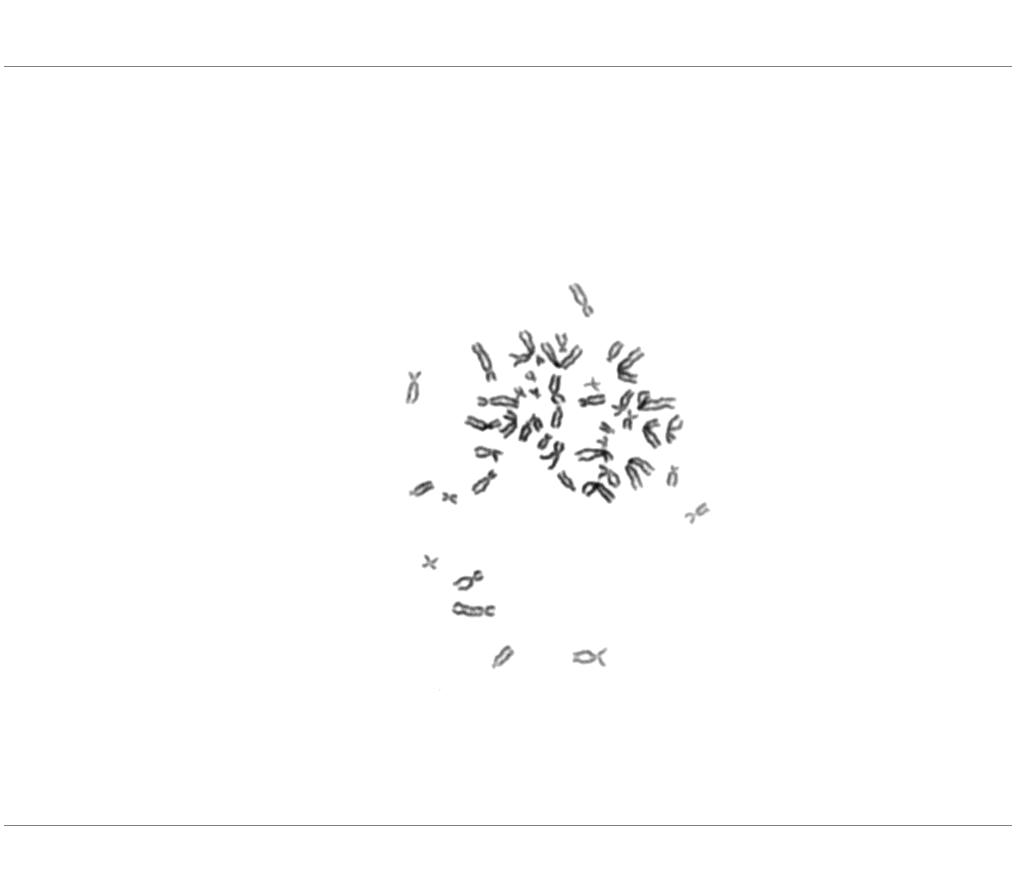
#> input picture images/5180104844.020.A.BMP, 1017 x 896 px
$ jupyter execute --allow-errors segmentation_ver02.ipynb   (older library calls are emulated)
#> lines starting #> are read from the running program, lines starting #| are printed output that depends on the picture; after the words box and inside, x2 and y2 are one past the last pixel; in counts of white or black regions, pixels touching at a corner belong together
[cell 1]
import numpy as np
import cv2
from matplotlib import pyplot as plt
from skimage.morphology import reconstruction, remove_small_objects, remove_small_holes

# [4 lines left out: function show_image, not called in this run]


# read image
file_image = '../images/5180104844.020.A.BMP'
img = cv2.imread(file_image)
#> img is the input picture: shape (896, 1017, 3); min 15, max 255, mean 253
print(img.shape)
#| (896, 1017, 3)

gray = cv2.cvtColor(img, cv2.COLOR_BGR2GRAY)
ret, thresh = cv2.threshold(gray, 0, 255, cv2.THRESH_BINARY_INV+cv2.THRESH_OTSU)
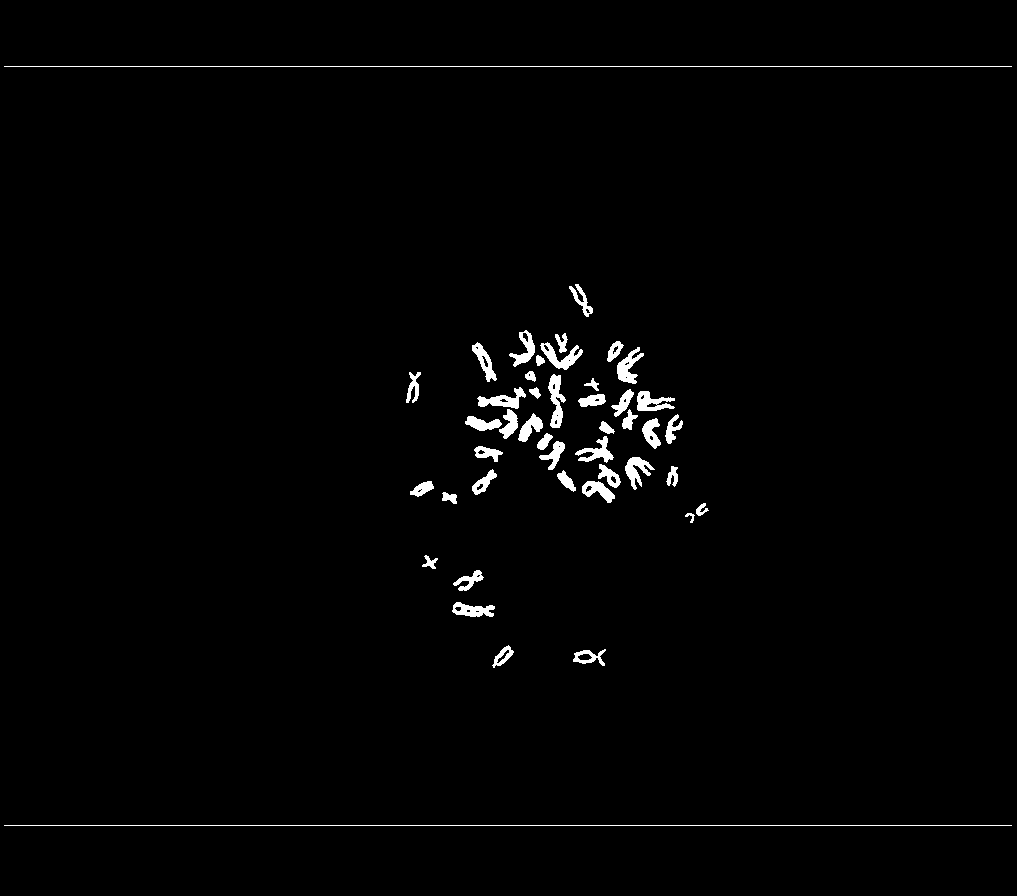
#> thresh: shape (896, 1017); 1.4% white; 45 white regions, largest, box (x1, y1, x2, y2) and area: (4, 66, 1012, 67) 1008, (4, 825, 1012, 826) 1008, (548, 374, 566, 428) 508
#> ret = 191

plt.imshow(thresh, cmap='gray')

[cell 2]
# [8 lines of commented-out code are left out]

Ix = cv2.Sobel(gray ,cv2.CV_64F,1,0,ksize=5)
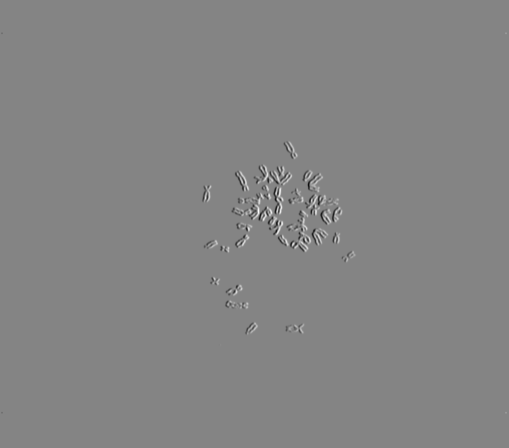
#> Ix: shape (896, 1017) float64 (shown at 1/2 size); min -8723, max 8013, mean 0; drawn with min black and max white
Iy = cv2.Sobel(gray ,cv2.CV_64F,0,1,ksize=5)

# Show multiple images
plt.figure(), plt.imshow(Ix, 'gray')
plt.figure(), plt.imshow(Iy, 'gray')

[cell 3]
grad_mag = np.sqrt(Ix ** 2 + Iy ** 2, dtype=np.float64)
plt.figure(), plt.imshow(grad_mag, 'gray')
# cv2.imwrite('image/pears_gradmag.png',grad_mag)

[cell 4]
# Step 3: Compute foreground markers

# Opening-by-reconstruction = Erosion + Morphological reconstruction

I = gray.copy()

# Erosion
se = cv2.getStructuringElement(cv2.MORPH_ERODE, (40, 40)) # structure element
Ie = cv2.erode(I, se, iterations=1)
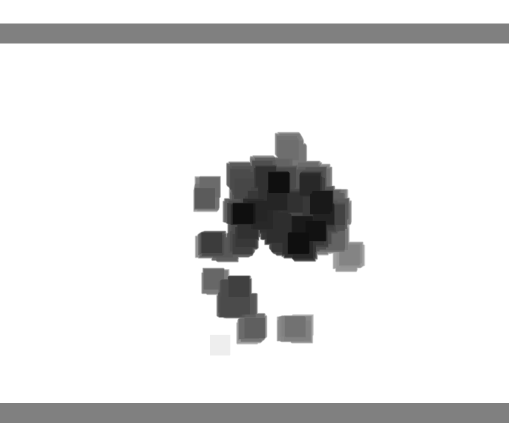
#> Ie: shape (896, 1017) (shown at 1/2 size); min 15, max 255, mean 229

# Morphological reconstruction = iteratively dilation
Iobr = reconstruction(Ie, I, method='dilation')

plt.figure(), plt.imshow(Iobr, 'gray')

[cell 5]
# Closing-by-reconstruction = Dilation + Morphological reconstruction
se = cv2.getStructuringElement(cv2.MORPH_DILATE, (40, 40)) # structure element
Iobrd = cv2.dilate(Iobr, se, iterations=1)
#> Iobrd: shape (896, 1017) float64; every value is 255

not_Iobrd = 255 - Iobrd # complement image
#> not_Iobrd: shape (896, 1017) float64; every value is 0
not_Iobr = 255 - Iobr
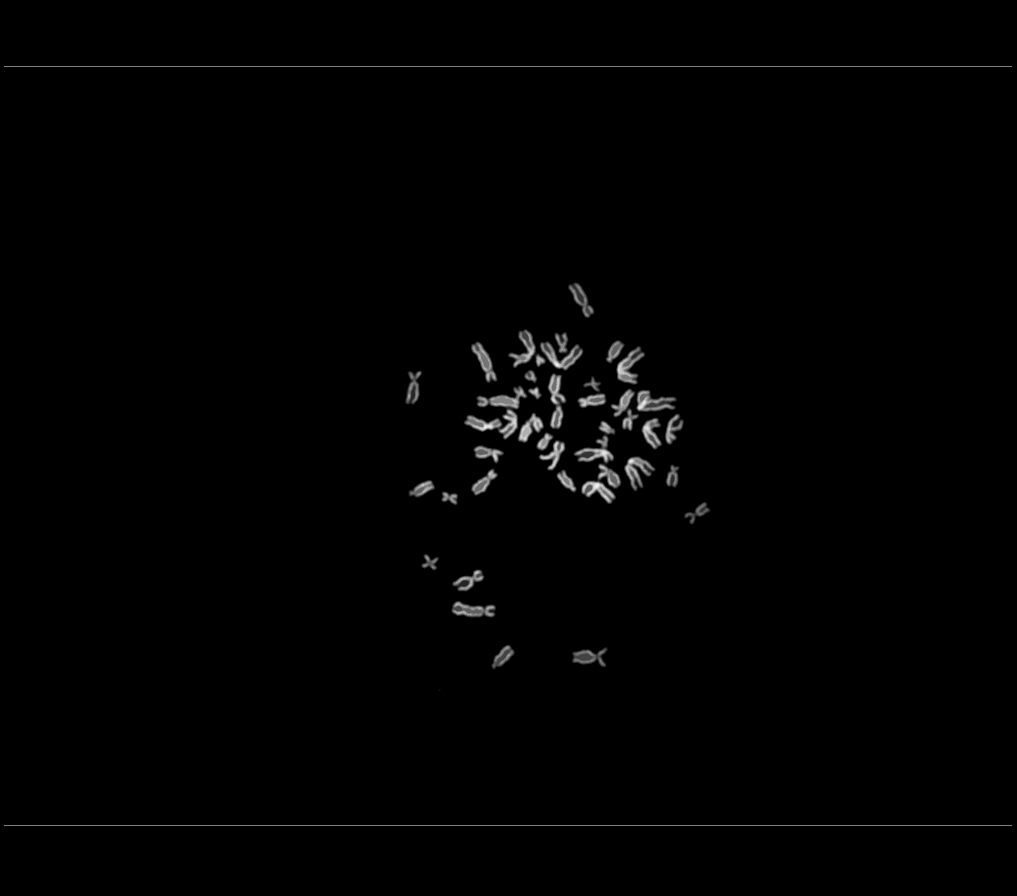
#> not_Iobr: shape (896, 1017) float64; min 0, max 240, mean 2

Iobrcbr = reconstruction(not_Iobrd, not_Iobr, method='dilation')
Iobrcbr = 255 - Iobrcbr

plt.figure(), plt.imshow(Iobrcbr, 'gray')
# cv2.imwrite('image/pears_openclosebrt.png', Iobrcbr)

[cell 6]
def regional_maxima(image, kernel_size):
#> called with kernel_size = 25
    result = np.zeros(shape=image.shape)
    radius = (int)(kernel_size - 1) / 2
    temp = image.copy()
    print(radius)
    print(temp)
#> (printed output is left out)

    # temp = np.pad(temp, ((radius, radius), (radius, radius)) , 'constant')
    temp = np.pad(temp, ((radius, radius)) , 'constant')
    print(temp)
# [10 lines of commented-out code are left out]

    return result

$ run again, with images/100864.013.A.BMP copied over images/5180104844.020.A.BMP
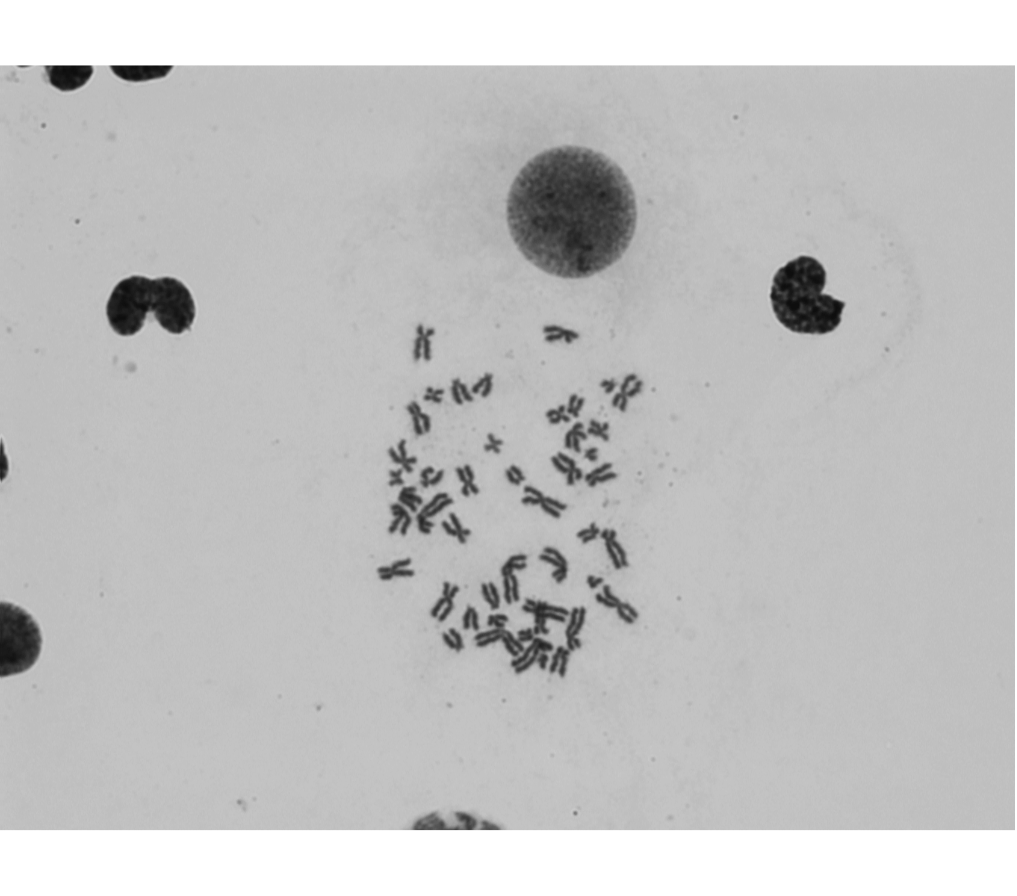
#> input picture images/100864.013.A.BMP, 1017 x 896 px
#> img is the input picture: shape (896, 1017, 3); min 14, max 255, mean 194.5
#| (896, 1017, 3)
#> `ret, thresh = cv2.threshold(gray, 0, 255, cv2.THRESH_BINARY_INV+cv2.TH..`:
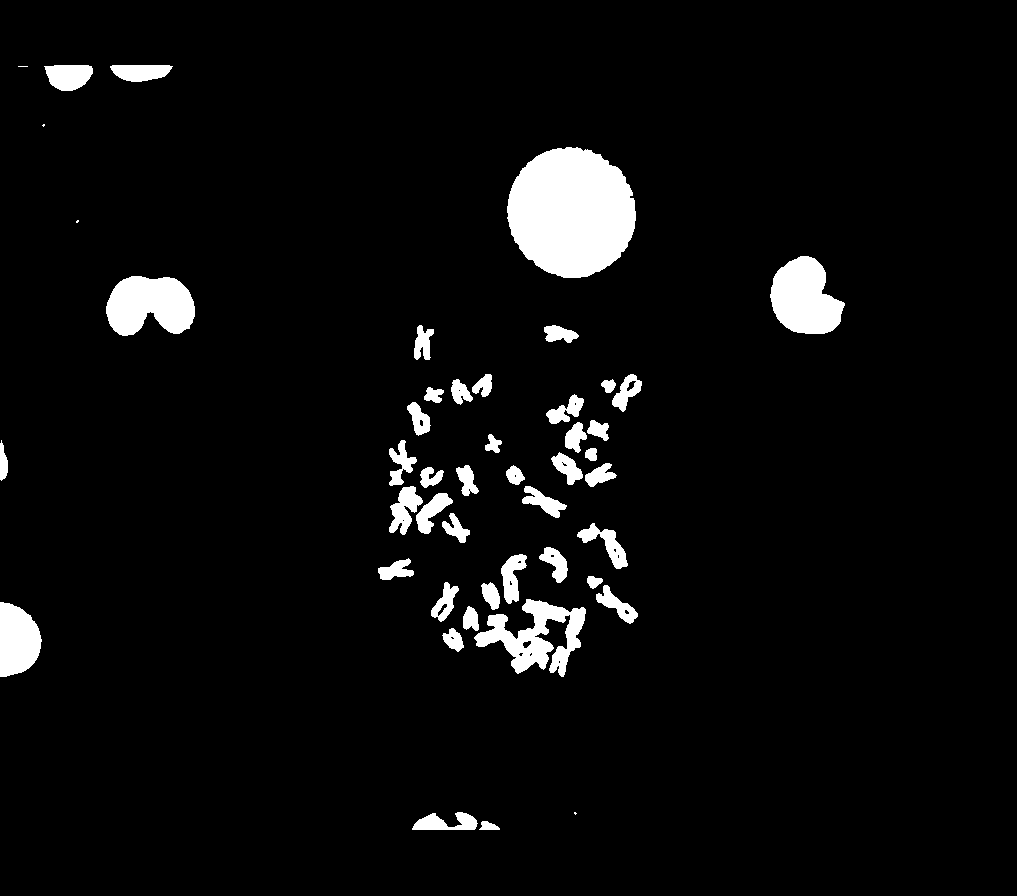
#> thresh: shape (896, 1017); 4.9% white; 47 white regions (4 under 20 px), largest, box (x1, y1, x2, y2) and area: (507, 147, 636, 278) 13083, (770, 256, 845, 334) 4077, (106, 276, 195, 336) 4067
#> ret = 137
#> `Iobrcbr = 255 - Iobrcbr`:
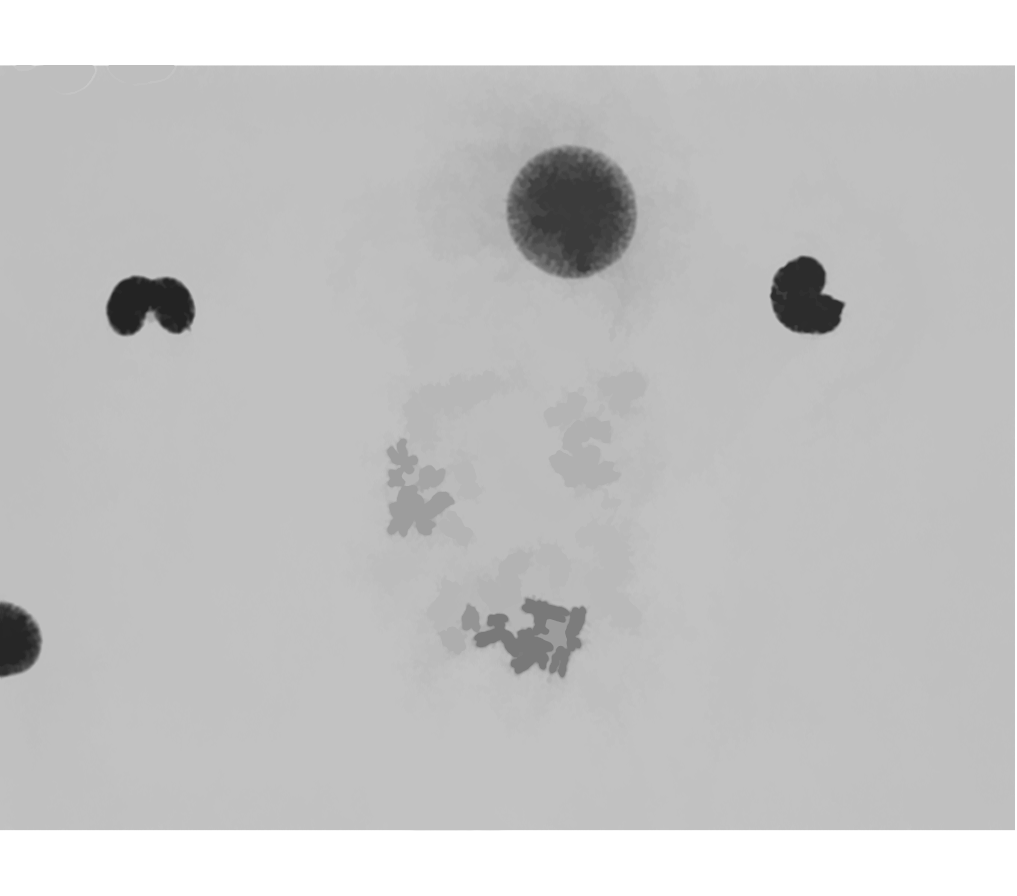
#> Iobrcbr: shape (896, 1017) float64; min 35, max 255, mean 196.7
#> (printed output is left out)

$ run again, with images/100865NVG.027.A.BMP copied over images/5180104844.020.A.BMP
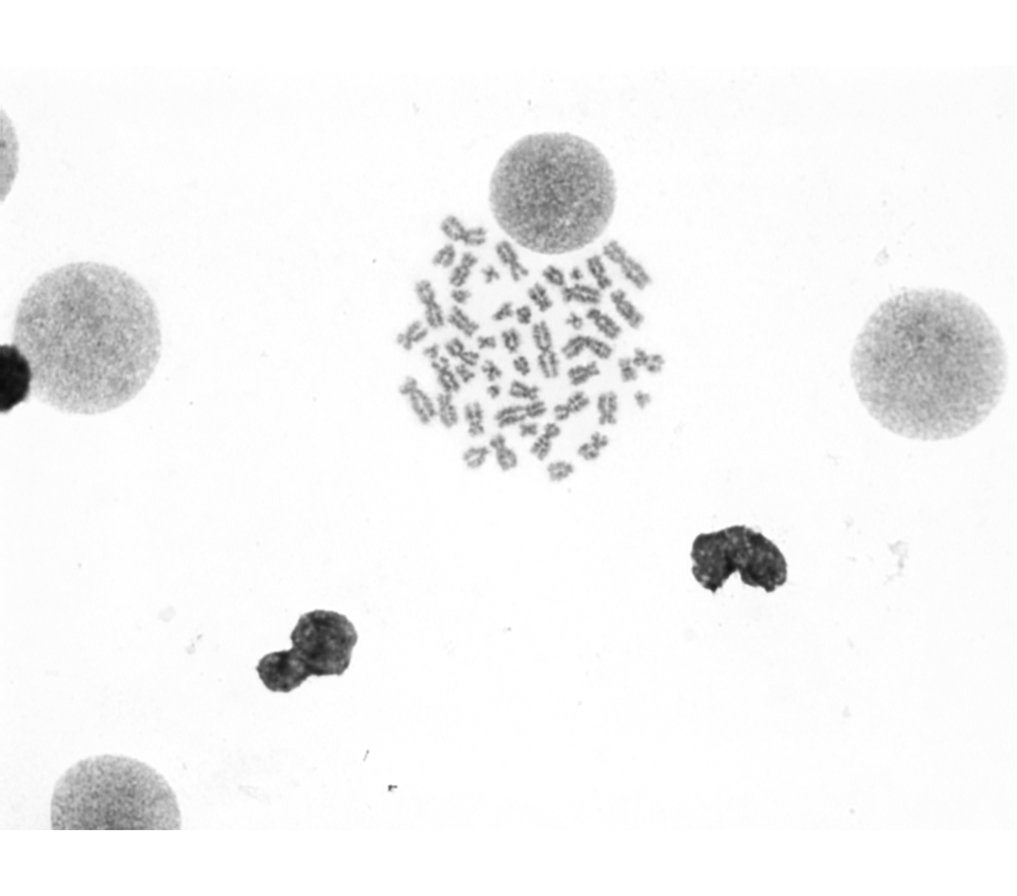
#> input picture images/100865NVG.027.A.BMP, 1017 x 896 px
#> img is the input picture: shape (896, 1017, 3); min 13, max 255, mean 244.2
#| (896, 1017, 3)
#> `ret, thresh = cv2.threshold(gray, 0, 255, cv2.THRESH_BINARY_INV+cv2.TH..`:
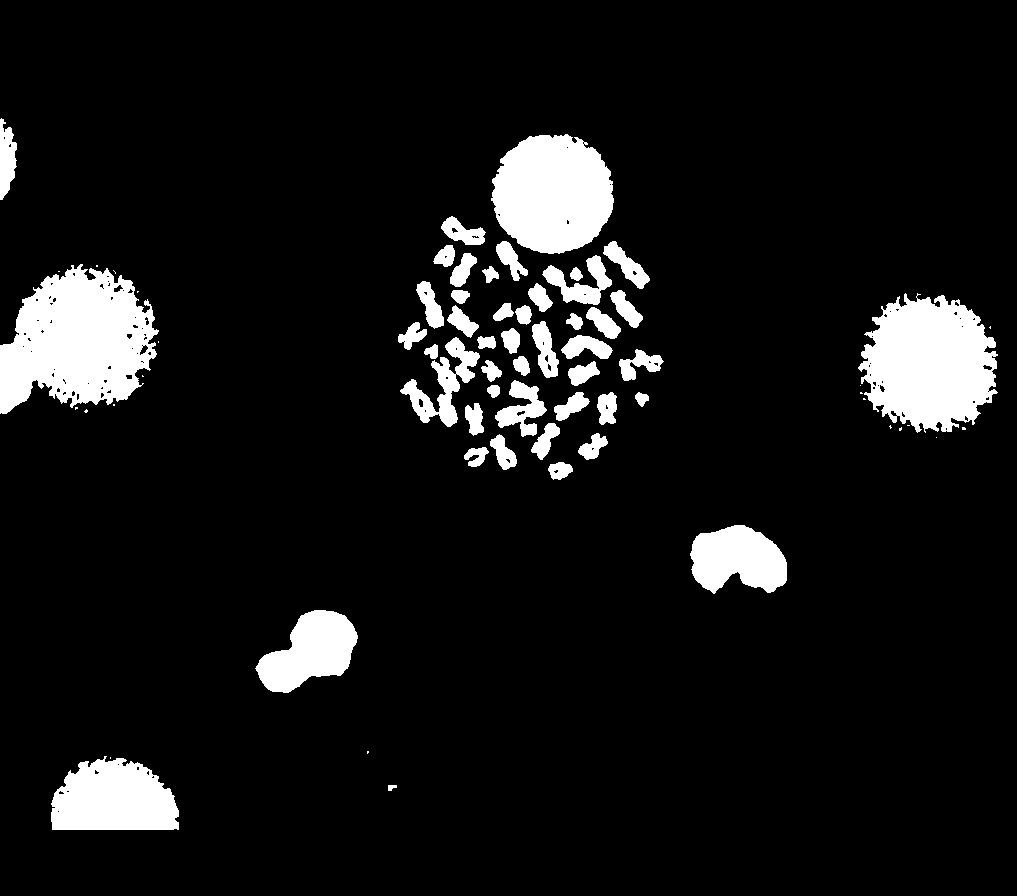
#> thresh: shape (896, 1017); 8.8% white; 67 white regions (20 under 20 px), largest, box (x1, y1, x2, y2) and area: (0, 264, 159, 414) 16043, (858, 293, 998, 433) 13913, (491, 134, 614, 254) 11392
#> ret = 206
#> `Iobrcbr = 255 - Iobrcbr`:
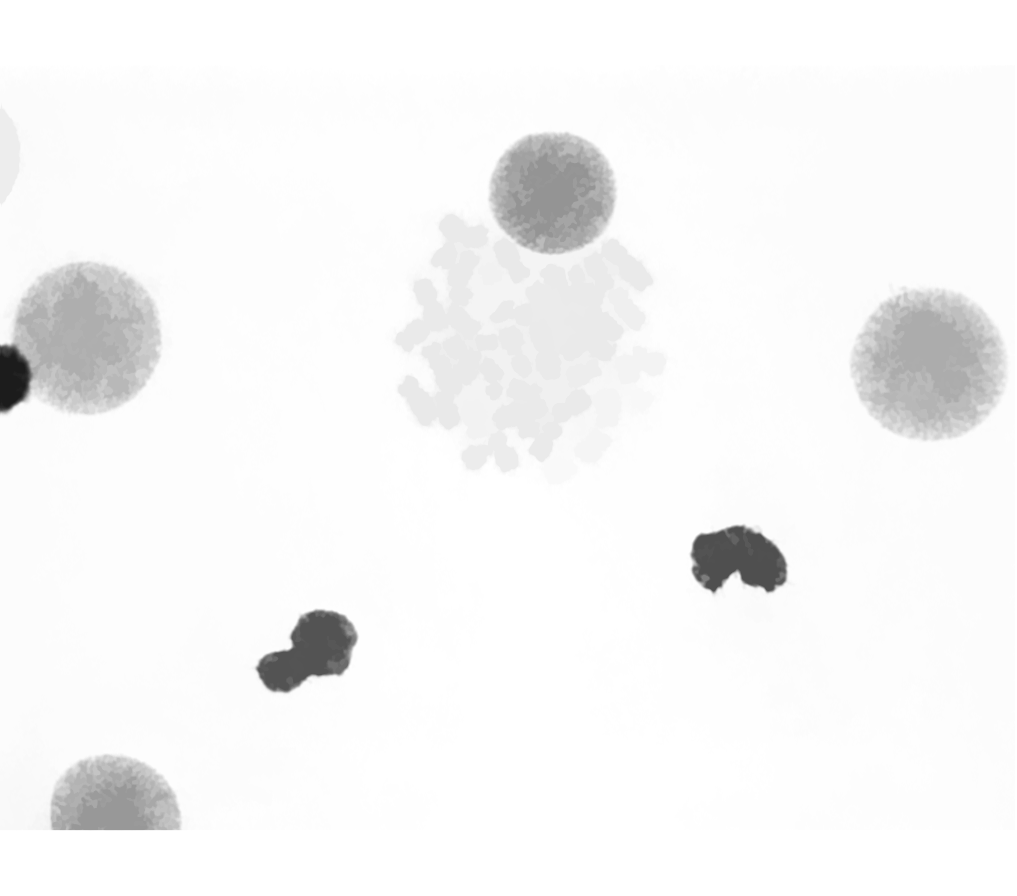
#> Iobrcbr: shape (896, 1017) float64; min 28, max 255, mean 246.2
#> (printed output is left out)
